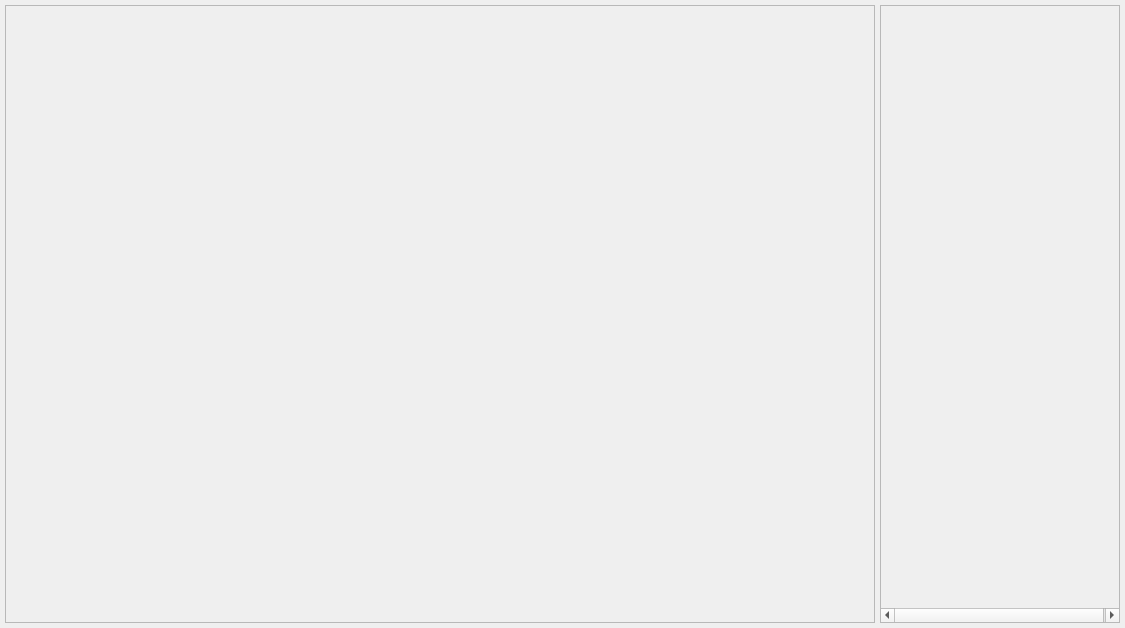
<?xml version="1.0" encoding="UTF-8"?>
<ui version="4.0">
 <class>MainPages</class>
 <widget class="QWidget" name="MainPages">
  <property name="geometry">
   <rect>
    <x>0</x>
    <y>0</y>
    <width>1125</width>
    <height>628</height>
   </rect>
  </property>
  <property name="windowTitle">
   <string>Form</string>
  </property>
  <layout class="QVBoxLayout" name="main_pages_layout">
   <property name="spacing">
    <number>0</number>
   </property>
   <property name="leftMargin">
    <number>0</number>
   </property>
   <property name="topMargin">
    <number>0</number>
   </property>
   <property name="rightMargin">
    <number>0</number>
   </property>
   <property name="bottomMargin">
    <number>0</number>
   </property>
   <item>
    <widget class="QStackedWidget" name="pages">
     <property name="currentIndex">
      <number>0</number>
     </property>
     <widget class="QWidget" name="page_1">
      <property name="styleSheet">
       <string notr="true">font-size: 14pt</string>
      </property>
      <layout class="QHBoxLayout" name="horizontalLayout_2">
       <property name="spacing">
        <number>5</number>
       </property>
       <property name="leftMargin">
        <number>5</number>
       </property>
       <property name="topMargin">
        <number>5</number>
       </property>
       <property name="rightMargin">
        <number>5</number>
       </property>
       <property name="bottomMargin">
        <number>5</number>
       </property>
       <item>
        <widget class="QFrame" name="frame_1">
         <property name="minimumSize">
          <size>
           <width>860</width>
           <height>600</height>
          </size>
         </property>
         <property name="maximumSize">
          <size>
           <width>16777215</width>
           <height>16777215</height>
          </size>
         </property>
         <property name="frameShape">
          <enum>QFrame::StyledPanel</enum>
         </property>
         <property name="frameShadow">
          <enum>QFrame::Raised</enum>
         </property>
         <layout class="QHBoxLayout" name="horizontalLayout_3">
          <item>
           <widget class="QLabel" name="stream">
            <property name="minimumSize">
             <size>
              <width>1300</width>
              <height>600</height>
             </size>
            </property>
            <property name="maximumSize">
             <size>
              <width>16777215</width>
              <height>16777215</height>
             </size>
            </property>
            <property name="text">
             <string/>
            </property>
           </widget>
          </item>
         </layout>
        </widget>
       </item>
       <item>
        <widget class="QScrollArea" name="scrollArea">
         <property name="minimumSize">
          <size>
           <width>240</width>
           <height>600</height>
          </size>
         </property>
         <property name="maximumSize">
          <size>
           <width>240</width>
           <height>16777215</height>
          </size>
         </property>
         <property name="widgetResizable">
          <bool>true</bool>
         </property>
         <widget class="QWidget" name="scrollAreaWidgetContents">
          <property name="geometry">
           <rect>
            <x>0</x>
            <y>0</y>
            <width>240</width>
            <height>599</height>
           </rect>
          </property>
          <property name="minimumSize">
           <size>
            <width>240</width>
            <height>0</height>
           </size>
          </property>
          <layout class="QVBoxLayout" name="verticalLayout_2">
           <property name="spacing">
            <number>0</number>
           </property>
           <property name="leftMargin">
            <number>0</number>
           </property>
           <property name="topMargin">
            <number>0</number>
           </property>
           <property name="rightMargin">
            <number>0</number>
           </property>
           <property name="bottomMargin">
            <number>0</number>
           </property>
           <item>
            <layout class="QVBoxLayout" name="right_pic_layout">
             <property name="spacing">
              <number>0</number>
             </property>
            </layout>
           </item>
          </layout>
         </widget>
        </widget>
       </item>
      </layout>
     </widget>
     <widget class="QWidget" name="page_2">
      <layout class="QVBoxLayout" name="page_2_layout">
       <property name="spacing">
        <number>5</number>
       </property>
       <property name="leftMargin">
        <number>5</number>
       </property>
       <property name="topMargin">
        <number>5</number>
       </property>
       <property name="rightMargin">
        <number>5</number>
       </property>
       <property name="bottomMargin">
        <number>5</number>
       </property>
       <item>
        <widget class="QScrollArea" name="scroll_area">
         <property name="maximumSize">
          <size>
           <width>1100</width>
           <height>16777215</height>
          </size>
         </property>
         <property name="styleSheet">
          <string notr="true">background: transparent;</string>
         </property>
         <property name="frameShape">
          <enum>QFrame::NoFrame</enum>
         </property>
         <property name="verticalScrollBarPolicy">
          <enum>Qt::ScrollBarAlwaysOff</enum>
         </property>
         <property name="horizontalScrollBarPolicy">
          <enum>Qt::ScrollBarAlwaysOff</enum>
         </property>
         <property name="widgetResizable">
          <bool>true</bool>
         </property>
         <widget class="QWidget" name="contents">
          <property name="geometry">
           <rect>
            <x>0</x>
            <y>0</y>
            <width>1100</width>
            <height>608</height>
           </rect>
          </property>
          <property name="maximumSize">
           <size>
            <width>1100</width>
            <height>16777215</height>
           </size>
          </property>
          <property name="styleSheet">
           <string notr="true">background: transparent;</string>
          </property>
          <layout class="QGridLayout" name="gridLayout">
           <item row="0" column="0">
            <widget class="QFrame" name="frame">
             <property name="maximumSize">
              <size>
               <width>1200</width>
               <height>16777215</height>
              </size>
             </property>
             <property name="frameShape">
              <enum>QFrame::StyledPanel</enum>
             </property>
             <property name="frameShadow">
              <enum>QFrame::Raised</enum>
             </property>
             <layout class="QGridLayout" name="gridLayout_3">
              <property name="leftMargin">
               <number>0</number>
              </property>
              <property name="topMargin">
               <number>0</number>
              </property>
              <property name="rightMargin">
               <number>0</number>
              </property>
              <property name="bottomMargin">
               <number>0</number>
              </property>
              <property name="spacing">
               <number>0</number>
              </property>
              <item row="0" column="0">
               <layout class="QGridLayout" name="gridLayout_2" rowstretch="0" columnstretch="0">
                <property name="leftMargin">
                 <number>6</number>
                </property>
                <property name="rightMargin">
                 <number>6</number>
                </property>
                <property name="spacing">
                 <number>25</number>
                </property>
               </layout>
              </item>
             </layout>
            </widget>
           </item>
          </layout>
         </widget>
        </widget>
       </item>
      </layout>
     </widget>
     <widget class="QWidget" name="page_3">
      <property name="styleSheet">
       <string notr="true">QFrame {
	font-size: 16pt;
}</string>
      </property>
      <layout class="QVBoxLayout" name="page_3_layout">
       <item>
        <widget class="QLabel" name="empty_page_label">
         <property name="font">
          <font>
           <pointsize>16</pointsize>
          </font>
         </property>
         <property name="text">
          <string>Empty Page</string>
         </property>
         <property name="alignment">
          <set>Qt::AlignCenter</set>
         </property>
        </widget>
       </item>
      </layout>
     </widget>
    </widget>
   </item>
  </layout>
 </widget>
 <resources/>
 <connections/>
</ui>
